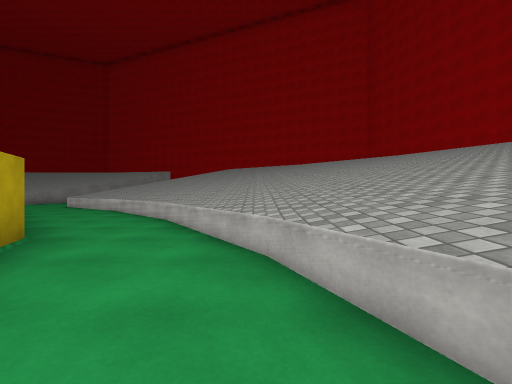
[1] (above)

12 first-person views from a walk through a scene from a Unity 3-D project. The camera is 1.2 m above the floor, looks level and sees 90° across. Doors are open. The floor is counted in squares, 2 m on a side. Each view is taken from the middle of a square. On the plan, view 1 faces up. The plan holds only what a view shows up to about 9 squares ahead; the rest is blank. The place goes on beyond the plan. The player character is not drawn. Surface patterns are stand-ins for the level's own textures.

[2]
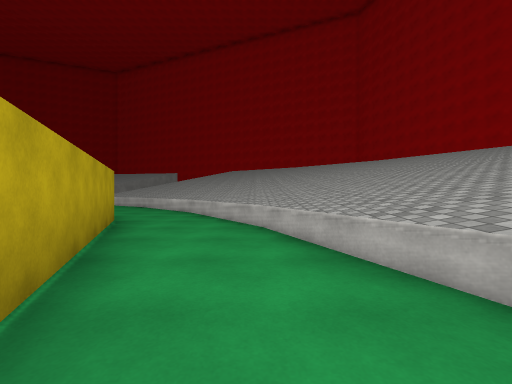

[3]
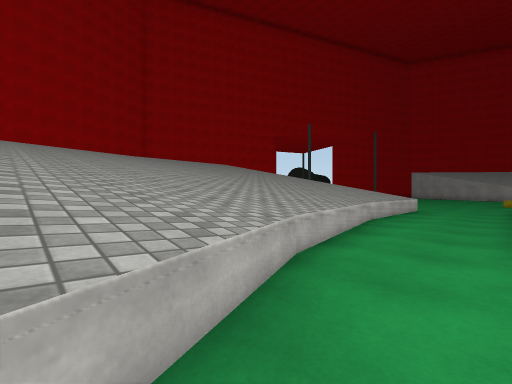

[4]
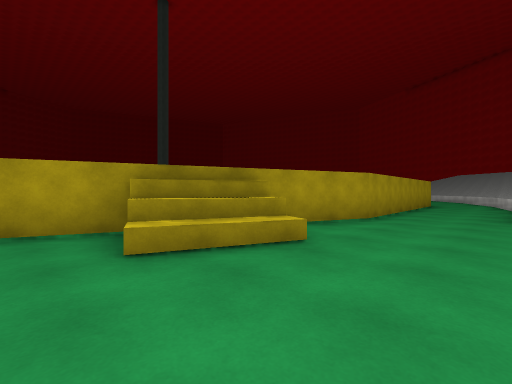

[5]
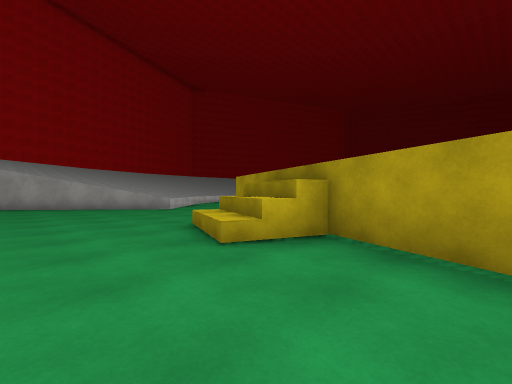

[6]
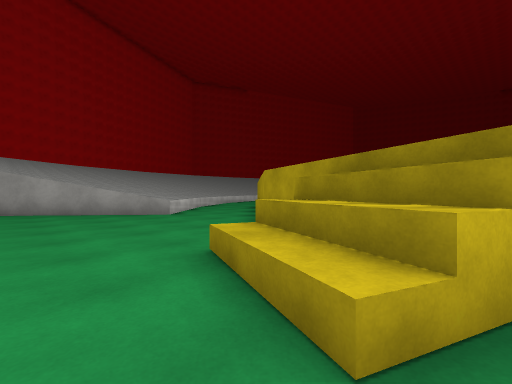

[7]
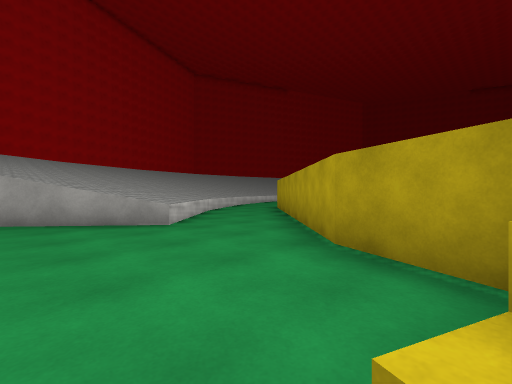

[8]
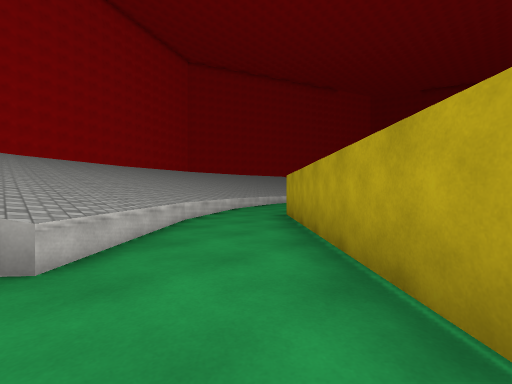

[9]
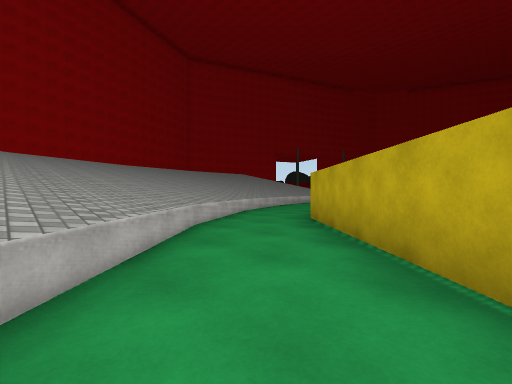

[10]
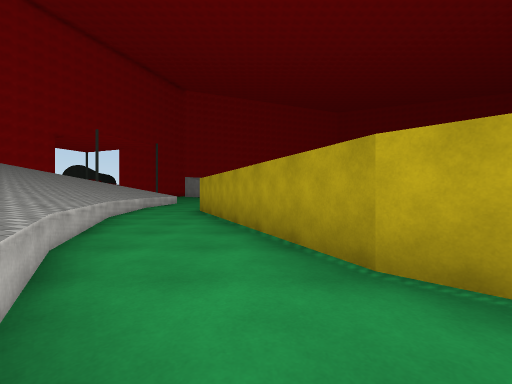

[11]
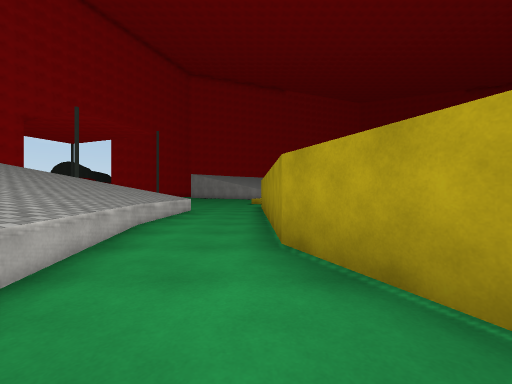

[12]
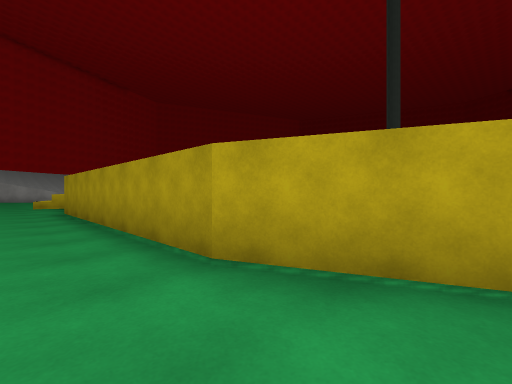

### Floor plan
Key: @ floor where view 1 was taken; # wall or solid block; x gap in a wall; . floor; / step, stairs or slope; = window, fence, low wall or low ledge; ^ raised ledge.
Columns run from 7 left of view 1 to 2 right of it. Each row starts with its distance up from view 1.
  8  ..^^^^^
  7  ...^^^^^
  6  #...^^^^
  5  ###..^^^^
  4    ##.^^^^
  3     #..^^^
  2     ##.^^^
  1      #..^^
  0      ##@^^
 -1       #..^
 -2       #..^
 -3        #.^
 -4        ..^
 -5       #..^
 -6       ##.^
 -7        #.^
 -8        #.^
 -9       ##..
-10       #...
-11       #...
-12       //..
-13       //..
-14      x=...
-15     #.....
-16     ......
-17   ##......
-18   ........
-19  ...^^....
-20 ...^^^^^..
-21 ..^^^^^##.

Positions as (right, up) in squares from view 1, and headings:
1: (0, 0), facing up
2: (0, -2), facing up
3: (0, 1), facing down-right
4: (2, -15), facing up-left
5: (2, -10), facing down-left
6: (1, -12), facing down-left
7: (0, -14), facing down-left
8: (-2, -16), facing down-left
9: (-6, 8), facing down-right
10: (-2, 5), facing down
11: (0, 0), facing down
12: (1, -1), facing down-left
